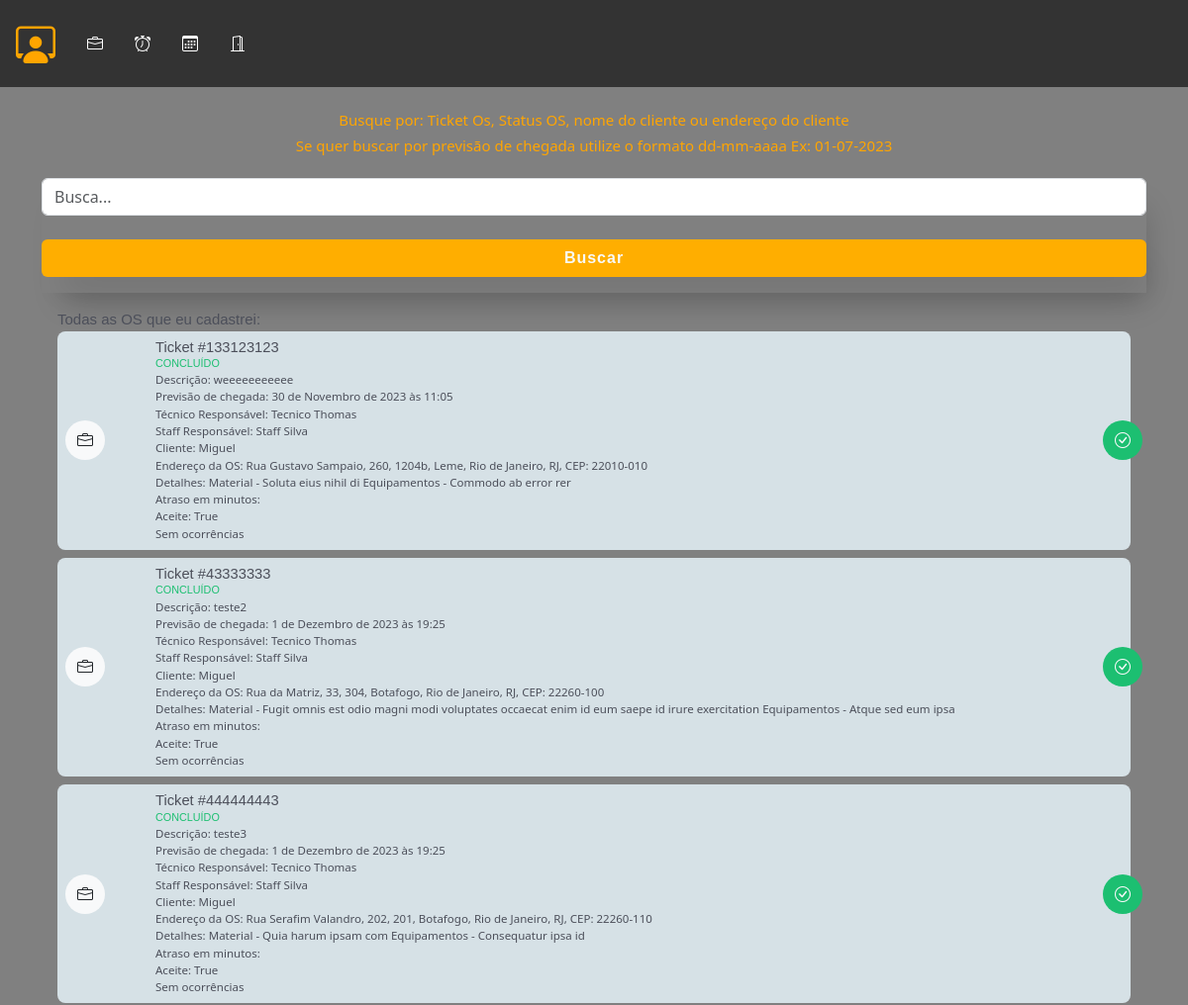
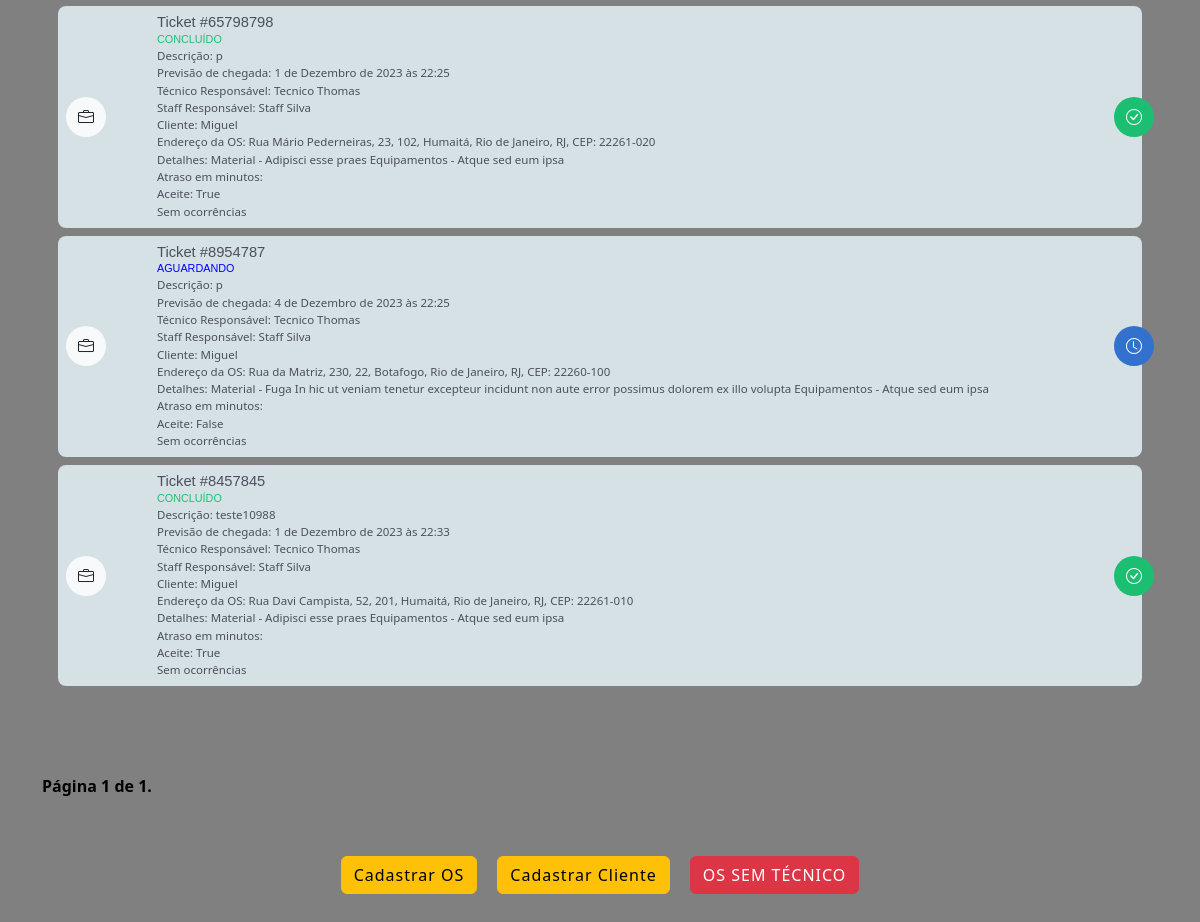
Screenshot of /staff/lista_os/ (signed in) with the database file from the repository (2 pictures, top to bottom).
### staff/models.py (models this page shows, shortened)
class OrdemDeServico(models.Model):
    ticket = models.CharField(max_length=200, unique=True)
    tecnico = models.ForeignKey(
        CustomUser,
        on_delete=models.CASCADE,
        related_name="ordens_técnico",
        null=True,
        default=None,
    )
    staff = models.ForeignKey(
        CustomUser, on_delete=models.CASCADE, related_name="ordens_staff"
    )
    descricao = models.TextField(max_length=600)
    previsao_chegada = models.DateTimeField(editable=True)
    previsao_execucao = models.DateTimeField(editable=True)
    material = models.CharField(max_length=100, validators=[MinLengthValidator(3)])
    equipamento = models.CharField(max_length=100, validators=[MinLengthValidator(3)])
    data_criacao = models.DateTimeField(auto_now_add=True)
    cliente = models.ForeignKey(Cliente, on_delete=models.CASCADE)
    endereco = models.ForeignKey(Endereco, on_delete=models.CASCADE)
    contrato = models.CharField(max_length=700, null=True, blank=True)
    atividade = models.CharField(max_length=50, choices=ACTIVITY_CHOICES)
    status_tecnico = models.CharField(max_length=50, choices=TECNICAL_CHOICES)
    status = models.CharField(
        max_length=10, choices=STATUS_CHOICES, default="Aguardando"
    )
    atraso_em_minutos = models.CharField(max_length=50, choices=ATRASO_CHOICES)
    atraso_descricao = models.TextField(max_length=400)
    descricao_reagendamento = models.TextField(max_length=400)
    vezes_reagendada = models.IntegerField(default=0)
    aceite = models.BooleanField(default=False)

class Cliente(models.Model):
    nome = models.CharField(max_length=50, validators=[MinLengthValidator(3)])
    rg = models.CharField(max_length=12, validators=[MinLengthValidator(3)])
    telefone1 = models.CharField(max_length=15, validators=[MinLengthValidator(3)])
    telefone2 = models.CharField(max_length=15, validators=[MinLengthValidator(3)])

### authentication/models.py (models this page shows, shortened)
class CustomUser(AbstractUser):
    telefone = models.CharField(max_length=15, null=False)
    endereco = models.ForeignKey(
        Endereco, on_delete=models.CASCADE, null=True, default=None
    )
    foto = models.ImageField(upload_to="img/perfil_user/", null=True, blank=True)
    email = models.EmailField(unique=True)

class Endereco(models.Model):
    cep = models.CharField(max_length=10)
    rua = models.CharField(max_length=30, validators=[MinLengthValidator(3)])
    bairro = models.CharField(max_length=20, validators=[MinLengthValidator(3)])
    cidade = models.CharField(max_length=20, validators=[MinLengthValidator(3)])
    estado = models.CharField(max_length=2, choices=STATE_CHOICES)
    numero = models.PositiveIntegerField(validators=[MinValueValidator(1)])
    complemento = models.CharField(max_length=100)
    def __str__(self):
        return f"{self.rua}, {self.numero}, {self.complemento}, {self.bairro}, {self.cidade}, {self.estado}, CEP: {self.cep}"

### staff/views.py (the view, shortened to what this page needs)
# urls.py: path("lista_os/", views.lista_os, name="lista_os"),
@user_passes_test(is_staff)
def lista_os(request):
    try:
        staff = request.user
        avisos = calcula_atraso_reagendamento(staff)
        data_atual = datetime.now().date()
        todas_as_ordens = OrdemDeServico.objects.filter(staff=staff)
        for ordem in todas_as_ordens:
            data_previsao = ordem.previsao_chegada.date()
            if data_previsao < data_atual and ordem.status in [
                "Atenção",
                "Urgente",
                "Aguardando",
            ]:
                ordem.status = "Reagendar"
                ordem.descricao_reagendamento = "Ordem ignorada pelo técnico"
                ordem.save()
        ordens = OrdemDeServico.objects.filter(
            staff=request.user,
            status__in=["Atenção", "Urgente", "Aguardando", "Concluído"],
        )
        filtros = request.GET.get("buscar")
    except Exception as e:
        return render(request, "error.html", {"error_message": str(e)})
    items_per_page = 10
    paginator = Paginator(ordens, items_per_page)
    page = request.GET.get("page")
    try:
        ordens = paginator.page(page)
    except PageNotAnInteger:
        ordens = paginator.page(1)
    except EmptyPage:
        ordens = paginator.page(paginator.num_pages)
    return render(
        request,
        "lista_os.html",
        {
            "ordens": ordens,
            **avisos,
        },
    )

### main/helpers.py (called while the page is built)
def is_staff(user):
    return user.groups.filter(name="Staff").exists()

### staff/helpers.py (called while the page is built)
def calcula_atraso_reagendamento(user):
    try:
        ordens_em_atraso = OrdemDeServico.objects.filter(
            staff=user,
            atraso_em_minutos__isnull=False,
            status__in=["Atenção", "Urgente", "Aguardando"],
            atraso_em_minutos__gt=0,
        )
        ordens_reagendar = OrdemDeServico.objects.filter(
            staff=user,
            status="Reagendar",
            aceite=False,
        )
        total_reagendar = len(ordens_reagendar)
        atrasos = len(ordens_em_atraso)
        return {"atrasos": atrasos, "total_reagendar": total_reagendar}
    except Exception as e:
        print(f"Erro ao calcular aviso: {e}")
        return {"atrasos": 0, "total_reagendar": 0}

### staff/templates/lista_os.html (shortened to what this page needs)
{% extends "base_staff.html" %}
{% load static %}
{% block rest %}
  <section id="lista_oc_scr">
    <div class="container">
      <div id="oc_lista">
        <br>
        <h5>Busque por: Ticket Os, Status OS, nome do cliente ou endereço do cliente</h5>
        <h5>Se quer buscar por previsão de chegada utilize o formato dd-mm-aaaa Ex: 01-07-2023</h5>
        <form id="form_buscar" class="box-shadow mt-4" method='GET' action="{% url 'lista_os' %}">
          <input type="text" class="form-control mt-3" name="buscar" placeholder="Busca...">
          <button type="submit" class="btn bg06 text-light w-100 box-shadow fs-6 font-bold mt-4 mb-3">Buscar</button>
        </form>
        <div class="tab-pane fade show active" id="pills-01" role="tabpanel" aria-labelledby="pills-home-tab" tabindex="0">
          <label class="mt-2 font-medium color04">Todas as OS que eu cadastrei:</label>
          {% for ordem in ordens %}
            <div class="oc_lista_item">
              <div class="row">
                <div class="col-2 col-md-1">
                  <div class="icon bg-light"><i class="bi bi-briefcase text-dark"></i></div>
                </div>
                <div class="col-10 col-md-11">
                    <div class="oc_l_nome font-medium color04">Ticket #{{ ordem.ticket }}</div>
                    <div class="oc_l_status font-medium {% if ordem.status == 'Urgente' %}color-red{% elif ordem.status == 'Atenção' %}color-yellow{% elif ordem.status == 'Aguardando' %}color-blue{% elif ordem.status == 'Concluído' %}color-green{% endif %}">{{ ordem.status }}</div>
                  <div class="oc_l_data color04 font-dark">Descrição: {{ ordem.descricao }}</div>
                  <div class="oc_l_data color04 font-dark">Previsão de chegada: {{ ordem.previsao_chegada }}</div>
                  <div class="oc_l_data color04 font-dark">Técnico Responsável: {{ ordem.tecnico.first_name }} {{ ordem.tecnico.last_name }}</div>
                  <div class="oc_l_data color04 font-dark">Staff Responsável: {{ ordem.staff.first_name }} {{ ordem.staff.last_name }}</div>
                  <div class="oc_l_data color04 font-dark">Cliente: {{ ordem.cliente.nome }}</div>
                  <div class="oc_l_data color04 font-dark">Endereço da OS: {{ ordem.endereco }}</div>
                  <div class="oc_l_data color04 font-dark">Detalhes: Material - {{ ordem.material}} Equipamentos - {{ordem.equipamento}}</div>
                  <div class="oc_l_data color04 font-dark">Atraso em minutos: {{ ordem.atraso_em_minutos }}</div>
                  <div class="oc_l_data color04 font-dark">Aceite: {{ ordem.aceite }}</div>
                  {% if ordem.ocorrencias.all %}
                    <div class="oc_l_data color07 font-dark ">
                      Ocorrências
                      <ul>
                        {% for ocorrencia in ordem.ocorrencias.all %}
                          <li>{{ ocorrencia.titulo }} - {{ ocorrencia.descricao }}</li>
                        {% endfor %}
                      </ul>
                    </div>
                  {% else %}
                    <div class="oc_l_data color04 font-dark">Sem ocorrências</div>
                  {% endif %}
                  {% if ordem.status == "Urgente" %}
                    <div class="status_icon bg05 text-light">
                      <i class="bi bi-exclamation-triangle-fill"></i>
                    </div>
                  {% elif ordem.status == "Atenção" %}
                    <div class="status_icon bg06 text-dark">
                      <i class="bi bi-flag"></i>
                    </div>
                  {% elif ordem.status == "Aguardando" %}
                    <div class="status_icon bg01 text-light">
                      <i class="bi bi-clock"></i>
                    </div>
                  {% elif ordem.status == "Concluído" %}
                    <div class="status_icon bg02 text-light">
                      <i class="bi bi-check-circle"></i>
                    </div>
                  {% endif %}
                </div>
              </div>
            </div>
          {% endfor %}
        </div>
      </div>
      <div class="pagination">
        <span class="step-links">
          <span class="current-page">
            Página {{ ordens.number }} de {{ ordens.paginator.num_pages }}.
          </span>
        </span>
      </div>
    </div>
  </section>
{% endblock %}

### main/templates/static/assets/css/app_mamminfo.css (style rules this page uses)
html { font-family: 'Noto', sans-serif;background: #ced0dc; }
.font-medium { font-family: 'NotoMedium', sans-serif;font-weight: 400; }
.font-bold { font-family: 'NotoBold', sans-serif;font-weight: 600; }
.bg01 { background: #3371cf; }
.bg02 { background: #1cbf71; }
.bg06 { background: #ffae00; }
.color04 { color: #4c4f5a; }
section { height: auto;min-height: 90vh;max-width: 100vw;width: 100%; }
.box-shadow { box-shadow: 10px 20px 32px -12px rgba(0,0,0,.2); }
.btn { letter-spacing: 1px; }
#oc_lista { padding-bottom: 72px; }
#oc_lista .tab-pane { padding: 8px 16px; }
#oc_lista .oc_lista_item { background: #d6e1e6;border-radius: 8px;padding: 8px;position: relative;margin-bottom: 8px; }
#oc_lista .oc_lista_item .icon { width: 40px;height: 40px;border-radius: 40px;display: inline-block;text-align: center;line-height: 40px;position: absolute;l: 0;top: 0;bottom: 0;margin: auto; }
#oc_lista .oc_lista_item .oc_l_data { font-size: .72rem; }
#oc_lista .oc_lista_item .oc_l_nome { font-size: .92rem;line-height: 112%;white-space: nowrap;overflow: hidden;text-overflow: ellipsis; }
#oc_lista .oc_lista_item .oc_l_status { font-size: .675rem;text-transform: uppercase; }
#oc_lista .oc_lista_item .status_icon { width: 40px;height: 40px;border-radius: 40px;display: inline-block;text-align: center;line-height: 40px;position: absolute;right: -12px;top: 0;bottom: 0;margin: auto; }

### rows the page displays
OrdemDeServico: ticket "133123123", status "CONCLUÍDO", descricao "weeeeeeeeeee", previsao_chegada "30 de Novembro de 2023 às 11:05", tecnico.first_name "Tecnico", tecnico.last_name "Thomas", staff.first_name "Staff", staff.last_name "Silva", cliente.nome "Miguel", endereco "Rua Gustavo Sampaio, 260, 1204b, Leme, Rio de Janeiro, RJ, CEP: 22010-010", material "Soluta eius nihil di", equipamento "Commodo ab error rer", aceite "True", shows "Sem ocorrências"
OrdemDeServico: ticket "43333333", status "CONCLUÍDO", descricao "teste2", previsao_chegada "1 de Dezembro de 2023 às 19:25", tecnico.first_name "Tecnico", tecnico.last_name "Thomas", staff.first_name "Staff", staff.last_name "Silva", cliente.nome "Miguel", endereco "Rua da Matriz, 33, 304, Botafogo, Rio de Janeiro, RJ, CEP: 22260-100", material "Fugit omnis est odio magni modi voluptates occaecat enim id eum saepe id irure exercitation", equipamento "Atque sed eum ipsa", aceite "True", shows "Sem ocorrências"
OrdemDeServico: ticket "444444443", status "CONCLUÍDO", descricao "teste3", previsao_chegada "1 de Dezembro de 2023 às 19:25", tecnico.first_name "Tecnico", tecnico.last_name "Thomas", staff.first_name "Staff", staff.last_name "Silva", cliente.nome "Miguel", endereco "Rua Serafim Valandro, 202, 201, Botafogo, Rio de Janeiro, RJ, CEP: 22260-110", material "Quia harum ipsam com", equipamento "Consequatur ipsa id", aceite "True", shows "Sem ocorrências"
OrdemDeServico: ticket "65798798", status "CONCLUÍDO", descricao "p", previsao_chegada "1 de Dezembro de 2023 às 22:25", tecnico.first_name "Tecnico", tecnico.last_name "Thomas", staff.first_name "Staff", staff.last_name "Silva", cliente.nome "Miguel", endereco "Rua Mário Pederneiras, 23, 102, Humaitá, Rio de Janeiro, RJ, CEP: 22261-020", material "Adipisci esse praes", equipamento "Atque sed eum ipsa", aceite "True", shows "Sem ocorrências"
OrdemDeServico: ticket "8954787", status "AGUARDANDO", descricao "p", previsao_chegada "4 de Dezembro de 2023 às 22:25", tecnico.first_name "Tecnico", tecnico.last_name "Thomas", staff.first_name "Staff", staff.last_name "Silva", cliente.nome "Miguel", endereco "Rua da Matriz, 230, 22, Botafogo, Rio de Janeiro, RJ, CEP: 22260-100", material "Fuga In hic ut veniam tenetur excepteur incidunt non aute error possimus dolorem ex illo volupta", equipamento "Atque sed eum ipsa", aceite "False", shows "Sem ocorrências"
OrdemDeServico: ticket "8457845", status "CONCLUÍDO", descricao "teste10988", previsao_chegada "1 de Dezembro de 2023 às 22:33", tecnico.first_name "Tecnico", tecnico.last_name "Thomas", staff.first_name "Staff", staff.last_name "Silva", cliente.nome "Miguel", endereco "Rua Davi Campista, 52, 201, Humaitá, Rio de Janeiro, RJ, CEP: 22261-010", material "Adipisci esse praes", equipamento "Atque sed eum ipsa", aceite "True", shows "Sem ocorrências"

### other values shown
{{ ordens.number }} "1"
{{ ordens.paginator.num_pages }} "1"
